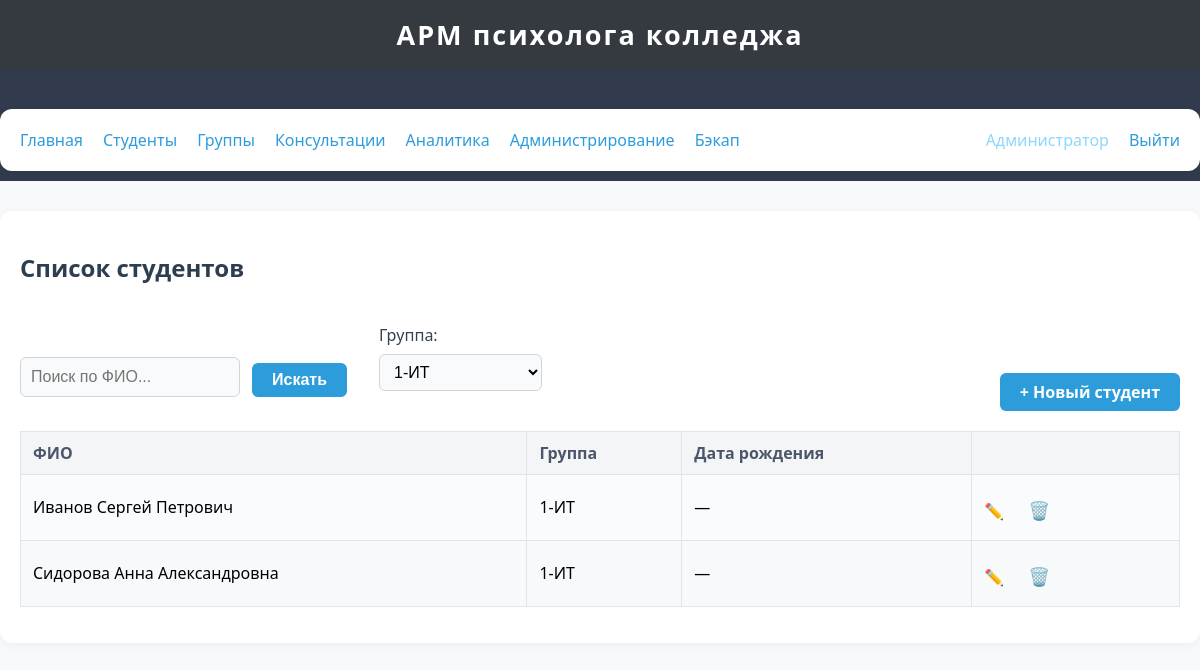
The app's page /students/?group_id=1 (signed in) with its own data.
### app/models.py (models this page shows, shortened)
class User(db.Model, UserMixin):
    __tablename__ = 'users'
    id = db.Column(db.Integer, primary_key=True)
    username = db.Column(db.String(64), unique=True, nullable=False)
    password_hash = db.Column(db.String(128), nullable=False)
    role = db.Column(db.String(16), nullable=False, default='psychologist')  # 'psychologist' or 'admin'
    full_name = db.Column(db.String(128), nullable=True)

class Student(db.Model):
    __tablename__ = 'students'
    id = db.Column(db.Integer, primary_key=True)
    full_name = db.Column(db.String(128), nullable=False)
    group_id = db.Column(db.Integer, db.ForeignKey('groups.id'), nullable=True)
    date_of_birth = db.Column(db.Date, nullable=True)
    consultations = db.relationship('Consultation', backref='student', lazy=True)

class Group(db.Model):
    __tablename__ = 'groups'
    id = db.Column(db.Integer, primary_key=True)
    name = db.Column(db.String(64), unique=True, nullable=False)
    students = db.relationship('Student', backref='group', lazy=True)

### app/routes/students.py (the view)
@students_bp.route('/', methods=['GET', 'POST'])
@login_required
def list_students():
    form = SearchForm()
    group_id = request.args.get('group_id', type=int)
    query = Student.query
    if group_id:
        query = query.filter_by(group_id=group_id)
    search = form.query.data if form.validate_on_submit() else request.args.get('query', '')
    if search:
        query = query.filter(Student.full_name.ilike(f"%{search}%"))
    students = query.order_by(Student.full_name).all()
    groups = Group.query.all()
    return render_template('students/list.html', students=students, groups=groups, form=form, group_id=group_id, search=search)

### app/forms.py
class SearchForm(FlaskForm):
    query = StringField('Поиск', validators=[Optional()])
    submit = SubmitField('Искать')

### app/templates/students/list.html (shortened to what this page needs)
{% extends 'base.html' %}
{% block content %}
<h2>Список студентов</h2>
<div class="filter-row">
    <form method="get" class="search-box" style="margin-right:10px;">
        {{ form.query(size=24, placeholder="Поиск по ФИО...") }}
        <button type="submit" class="btn">Искать</button>
    </form>
    <form method="get">
        <label for="group_id">Группа:</label>
        <select name="group_id" id="group_id" onchange="this.form.submit()">
            {% for group in groups %}
                <option value="{{ group.id }}" {% if group_id and group_id == group.id %}selected{% endif %}>{{ group.name }}</option>
            {% endfor %}
        </select>
    </form>
    <a href="{{ url_for('students.add_student') }}" class="btn">+ Новый студент</a>
</div>
<table>
    <thead>
        <tr>
            <th>ФИО</th>
            <th>Группа</th>
            <th>Дата рождения</th>
            <th></th>
        </tr>
    </thead>
    <tbody>
    {% for s in students %}
        <tr>
            <td>{{ s.full_name }}</td>
            <td>{{ s.group.name if s.group else '—' }}</td>
            <td>{% if s.date_of_birth %}{{ s.date_of_birth.strftime('%d.%m.%Y') }}{% else %}—{% endif %}</td>
            <td>
                <a href="{{ url_for('students.edit_student', student_id=s.id) }}" title="Редактировать">✏️</a>
                <form method="post" action="{{ url_for('students.delete_student', student_id=s.id) }}"
                      style="display:inline;" class="delete-form">
                    <button type="submit" title="Удалить" style="background:none;border:none;color:#e74c3c;font-size:1.1em;cursor:pointer;">🗑️</button>
                </form>
            </td>
        </tr>
    {% else %}
        <tr>
            <td colspan="4"><i>Нет студентов.</i></td>
        </tr>
    {% endfor %}
    </tbody>
</table>
{% endblock %}

### app/templates/base.html (shortened to what this page needs)
<!DOCTYPE html>
<html lang="ru">
<head>
    <link rel="stylesheet" href="{{ url_for('static', filename='css/style.css') }}">
</head>
<body>
    <header>
        <div style="font-size:1.3em; font-weight:600;">АРМ психолога колледжа</div>
    </header>
    <nav style="background:#313b4d; padding:10px 0;">
        <div class="container" style="display:flex;gap:20px;align-items:center;">
            <a href="{{ url_for('index') }}">Главная</a>
            <a href="{{ url_for('students.list_students') }}">Студенты</a>
            <a href="{{ url_for('groups.list_groups') }}">Группы</a>
            <a href="{{ url_for('consultations.list_consultations') }}">Консультации</a>
            <a href="{{ url_for('analytics.overview') }}">Аналитика</a>
            {% if current_user.is_authenticated and current_user.role == 'admin' %}
                <a href="{{ url_for('admin.users') }}">Администрирование</a>
                <a href="{{ url_for('backup.backup_page') }}">Бэкап</a>
            {% endif %}
            {% if current_user.is_authenticated %}
                <span style="color:#8fd6ff;font-weight:500;">{{ current_user.full_name or current_user.username }}</span>
                <a href="{{ url_for('auth.logout') }}">Выйти</a>
            {% else %}
                <a href="{{ url_for('auth.login') }}">Войти</a>
            {% endif %}
        </div>
    </nav>
    <div class="container">
        {% block content %}
        {% endblock %}
    </div>
</body>
</html>

### app/static/css/style.css (style rules this page uses)
body { background: #f8f9fa; font-family: "Segoe UI", Arial, sans-serif; font-size: 16px; margin: 0; padding: 0; }
header, nav, .navbar, .sidebar { background: #343a40; color: #fff; }
header { padding: 16px 0; text-align: center; font-size: 1.3em; letter-spacing: 2px; }
.container { max-width: 1200px; margin: 30px auto 0 auto; padding: 20px; background: #fff; border-radius: 12px; box-shadow: 0 2px 10px rgba(0,0,0,0.05); }
h1, h2, h3 { color: #2c3e50; font-weight: 600; }
table { width: 100%; border-collapse: collapse; margin: 16px 0; background: #fafbfc; }
th, td { border: 1px solid #e1e4e8; padding: 10px 12px; text-align: left; vertical-align: middle; }
th { background: #f3f5f7; color: #4c566a; font-weight: bold; }
tr:nth-child(even) { background: #f7f9fb; }
form { margin: 20px 0; }
label { display: block; margin-bottom: 6px; font-weight: 500; color: #374151; }
input[type="text"], input[type="password"], input[type="date"], input[type="datetime-local"], select, textarea { width: 100%; padding: 8px 10px; font-size: 1em; border: 1px solid #d1d5db; border-radius: 6px; outline: none; background: #f9fafb; box-sizing: border-box; margin-top: 2px; }
button, .btn { background: #2d9cdb; color: #fff; border: none; border-radius: 6px; padding: 8px 20px; font-size: 1em; font-weight: 600; cursor: pointer; transition: background 0.15s; margin-top: 8px; }
a { color: #2d9cdb; text-decoration: none; transition: color 0.17s; }
.search-box { margin: 0 0 14px 0; display: flex; gap: 12px; }
.search-box input[type="text"] { width: 220px; min-width: 150px; }
.filter-row { margin: 12px 0 20px 0; display: flex; gap: 22px; align-items: flex-end; }

### records on screen
User: full_name "Администратор"
Student: full_name "Иванов Сергей Петрович", group "1-ИТ"
Student: full_name "Сидорова Анна Александровна", group "1-ИТ"

### other values on screen
form field group_id "1-ИТ"
